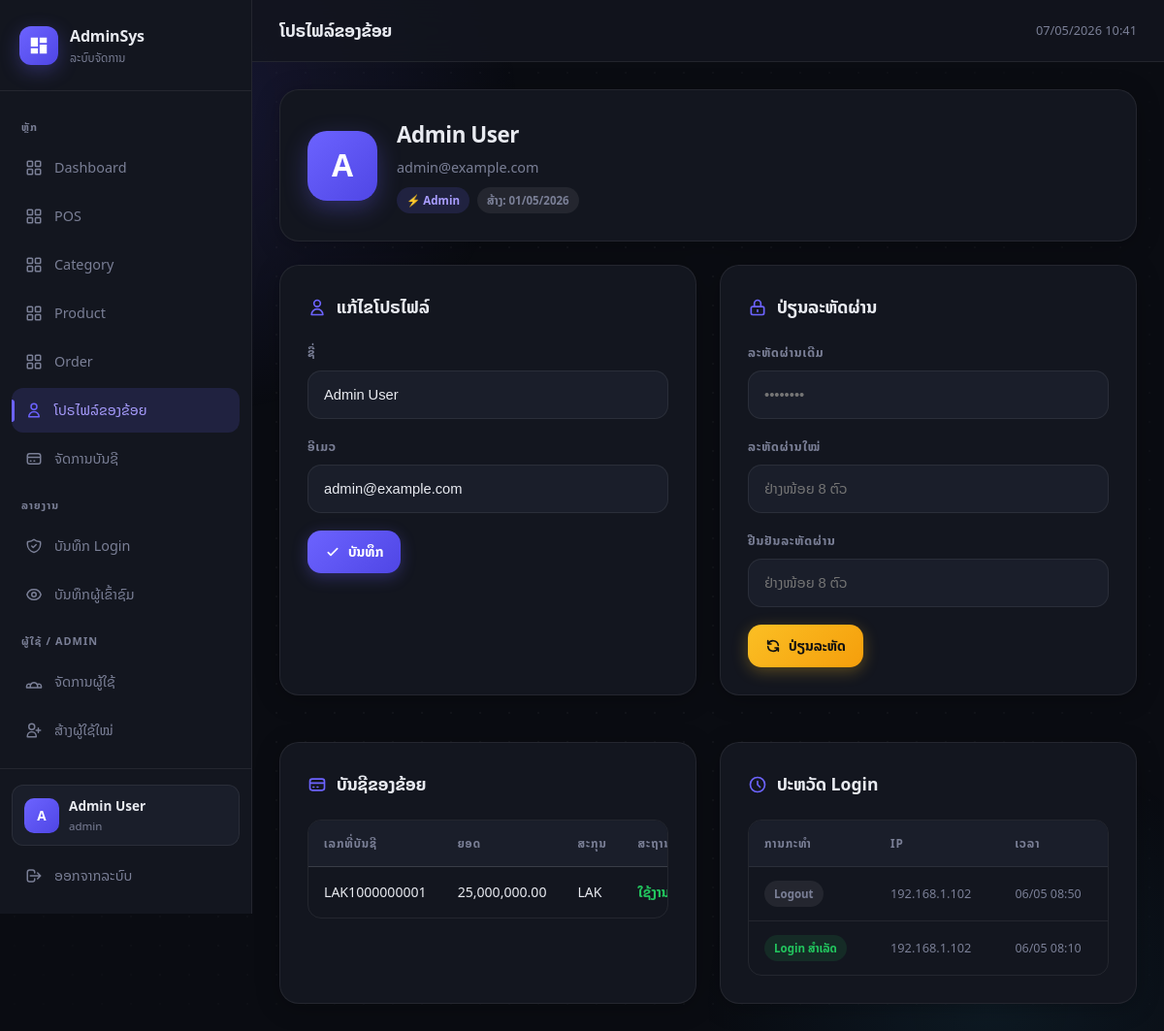
/src/profile/index.php (signed in), run on the app's committed database.
### tables this page shows
create table users (
    id int auto_increment primary key,
    name varchar(255) not null,
    email varchar(255) not null,
    password varchar(255) not null,
    role varchar(10) not null default 'user',  
    last_seen timestamp default current_timestamp,
    created_at timestamp default current_timestamp,
    updated_at timestamp default current_timestamp
);

create table accounts (
    id int auto_increment primary key,
    user_id int not null,
    account_number varchar(20) not null,
    balance decimal(18, 2) not null default 0.00,
    status varchar(10) not null default 'active',  
    currency varchar(3) not null default 'LAK',
    created_at timestamp default current_timestamp,
    updated_at timestamp default current_timestamp,
    foreign key (user_id) references users(id)
);

### src/profile/index.php (the view, shortened to what this page needs)
<?php
require_once __DIR__ . '/../../config/database.php';
$user_id = (int)$_SESSION['user_id'];
$stmt = $conn->prepare("SELECT * FROM users WHERE id=?");
$stmt->bind_param("i", $user_id);
$stmt->execute();
$user = $stmt->get_result()->fetch_assoc();
$accounts = $conn->query("SELECT * FROM accounts WHERE user_id=$user_id ORDER BY created_at DESC");
$auth_logs = $conn->query("SELECT action, ip_address, status_message, created_at FROM auth_logs WHERE user_id=$user_id ORDER BY created_at DESC LIMIT 8");
require_once __DIR__ . '/../../includes/layout/header.php';
?>
<div class="card" style="margin-bottom:24px;">
    <div style="display:flex;align-items:center;gap:20px;">
        <div style="width:72px;height:72px;border-radius:20px;background:linear-gradient(135deg,var(--accent),var(--accent-dark));display:flex;align-items:center;justify-content:center;font-size:2rem;font-weight:700;color:white;flex-shrink:0;box-shadow:0 8px 24px var(--accent-glow);">
            <?= strtoupper(mb_substr($user['name'], 0, 1)) ?>
        </div>
        <div>
            <div style="font-size:1.4rem;font-weight:700;letter-spacing:-0.02em;"><?= htmlspecialchars($user['name']) ?></div>
            <div style="color:var(--text-muted);font-size:0.9rem;margin-top:4px;"><?= htmlspecialchars($user['email']) ?></div>
            <div style="margin-top:8px;display:flex;gap:8px;">
                <?php if ($user['role'] === 'admin'): ?>
                    <span class="badge badge-accent">⚡ Admin</span>
                <?php elseif ($user['role'] === 'staff'): ?>
                    <span class="badge badge-success">🛠️ Staff</span>
                <?php else: ?>
                    <span class="badge badge-muted">👤 User</span>
                <?php endif; ?>
                <span class="badge badge-muted">ສ້າງ: <?= date('d/m/Y', strtotime($user['created_at'])) ?></span>
            </div>
        </div>
    </div>
</div>
<div style="display:grid;grid-template-columns:1fr 1fr;gap:24px;margin-bottom:24px;">
    <div class="card">
        <div class="card-header">
            <div class="card-title">
                <svg fill="none" stroke="currentColor" stroke-width="2" viewBox="0 0 24 24">
                    <path stroke-linecap="round" stroke-linejoin="round" d="M16 7a4 4 0 11-8 0 4 4 0 018 0zM12 14a7 7 0 00-7 7h14a7 7 0 00-7-7z"/>
                </svg>
                ແກ້ໄຂໂປຣໄຟລ໌
            </div>
        </div>
        <form method="POST">
            <div class="form-group">
                <label>ຊື່</label>
                <input type="text" name="name" value="<?= htmlspecialchars($user['name']) ?>" required>
            </div>
            <div class="form-group">
                <label>ອີເມວ</label>
                <input type="email" name="email" value="<?= htmlspecialchars($user['email']) ?>" required>
            </div>
            <button type="submit" class="btn btn-primary">
                <svg width="16" height="16" fill="none" stroke="currentColor" stroke-width="2.5" viewBox="0 0 24 24">
                    <path stroke-linecap="round" stroke-linejoin="round" d="M5 13l4 4L19 7"/>
                </svg>
                ບັນທຶກ
            </button>
        </form>
    </div>
    <div class="card">
        <div class="card-header">
            <div class="card-title">
                <svg fill="none" stroke="currentColor" stroke-width="2" viewBox="0 0 24 24">
                    <path stroke-linecap="round" stroke-linejoin="round" d="M12 15v2m-6 4h12a2 2 0 002-2v-6a2 2 0 00-2-2H6a2 2 0 00-2 2v6a2 2 0 002 2zm10-10V7a4 4 0 00-8 0v4h8z"/>
                </svg>
                ປ່ຽນລະຫັດຜ່ານ
            </div>
        </div>
        <form method="POST">
            <div class="form-group">
                <label>ລະຫັດຜ່ານເດີມ</label>
                <input type="password" name="current_password" placeholder="••••••••" required>
            </div>
            <div class="form-group">
                <label>ລະຫັດຜ່ານໃໝ່</label>
                <input type="password" name="new_password" placeholder="ຢ່າງໜ້ອຍ 8 ຕົວ" minlength="8" required>
            </div>
            <div class="form-group">
                <label>ຢືນຢັນລະຫັດຜ່ານ</label>
                <input type="password" name="confirm_password" placeholder="ຢ່າງໜ້ອຍ 8 ຕົວ" required>
            </div>
            <button type="submit" class="btn btn-warning">
                <svg width="16" height="16" fill="none" stroke="currentColor" stroke-width="2.5" viewBox="0 0 24 24">
                    <path stroke-linecap="round" stroke-linejoin="round" d="M4 4v5h.582m15.356 2A8.001 8.001 0 004.582 9m0 0H9m11 11v-5h-.581m0 0a8.003 8.003 0 01-15.357-2m15.357 2H15"/>
                </svg>
                ປ່ຽນລະຫັດ
            </button>
        </form>
    </div>
</div>
<div style="display:grid;grid-template-columns:1fr 1fr;gap:24px;">
    <div class="card">
        <div class="card-header">
            <div class="card-title">
                <svg fill="none" stroke="currentColor" stroke-width="2" viewBox="0 0 24 24">
                    <path stroke-linecap="round" stroke-linejoin="round" d="M3 10h18M7 15h1m4 0h1m-7 4h12a3 3 0 003-3V8a3 3 0 00-3-3H6a3 3 0 00-3 3v8a3 3 0 003 3z"/>
                </svg>
                ບັນຊີຂອງຂ້ອຍ
            </div>
        </div>
        <?php if ($accounts->num_rows > 0): ?>
        <div class="table-wrapper">
            <table>
                <thead><tr><th>ເລກທີ່ບັນຊີ</th><th>ຍອດ</th><th>ສະກຸນ</th><th>ສະຖານະ</th></tr></thead>
                <tbody>
                    <?php while ($a = $accounts->fetch_assoc()): ?>
                    <tr>
                        <td><?= htmlspecialchars($a['account_number']) ?></td>
                        <td><?= number_format($a['balance'], 2) ?></td>
                        <td><?= $a['currency'] ?></td>
                        <td class="status-<?= $a['status'] ?>"><?= $a['status'] === 'active' ? 'ໃຊ້ງານ' : 'ປິດ' ?></td>
                    </tr>
                    <?php endwhile; ?>
                </tbody>
            </table>
        </div>
        <?php endif; ?>
    </div>
    <div class="card">
        <div class="card-header">
            <div class="card-title">
                <svg fill="none" stroke="currentColor" stroke-width="2" viewBox="0 0 24 24">
                    <path stroke-linecap="round" stroke-linejoin="round" d="M12 8v4l3 3m6-3a9 9 0 11-18 0 9 9 0 0118 0z"/>
                </svg>
                ປະຫວັດ Login
            </div>
        </div>
        <div class="table-wrapper">
            <table>
                <thead><tr><th>ການກະທຳ</th><th>IP</th><th>ເວລາ</th></tr></thead>
                <tbody>
                    <?php while ($log = $auth_logs->fetch_assoc()): ?>
                    <tr>
                        <td>
                            <?php if ($log['action'] === 'login_success'): ?>
                                <span class="badge badge-success">Login ສຳເລັດ</span>
                            <?php elseif ($log['action'] === 'login_failed'): ?>
                                <span class="badge badge-error">Login ລົ້ມ</span>
                            <?php else: ?>
                                <span class="badge badge-muted">Logout</span>
                            <?php endif; ?>
                        </td>
                        <td style="font-size:0.8rem;color:var(--text-muted);"><?= htmlspecialchars($log['ip_address']) ?></td>
                        <td style="font-size:0.78rem;color:var(--text-muted);white-space:nowrap;"><?= date('d/m H:i', strtotime($log['created_at'])) ?></td>
                    </tr>
                    <?php endwhile; ?>
                </tbody>
            </table>
        </div>
    </div>
</div>
<?php
require_once __DIR__ . '/../../includes/layout/footer.php';
?>

### assets/css/admin.css (style rules this page uses)
*, *::before, *::after { box-sizing: border-box; margin: 0; padding: 0; }
:root { --bg: #0a0c12; --surface: #13161f; --surface-2: #1a1e2a; --border: rgba(255,255,255,0.07); --accent: #6c63ff; --accent-dark: #4f46e5; --accent-glow: rgba(108,99,255,0.30); --accent-light:#a89dff; --text: #e8eaf0; --text-muted: #7a7f96; --success: #22c55e; --success-bg: rgba(34,197,94,0.12); --error: #f87171; --error-bg: rgba(248,113,113,0.12); --warning: #fbbf24; --info: #38bdf8; --radius: 14px; --radius-lg: 20px; --sidebar-w: 260px; --topbar-h: 64px; --transition: 0.2s ease; }
body { background: var(--bg); color: var(--text); font-family: 'Noto Sans Lao', system-ui, sans-serif; min-height: 100vh; display: flex; overflow-x: hidden; }
body::before { content: ''; position: fixed; top: -20%; left: -15%; width: 60%; height: 60%; background: radial-gradient(ellipse, rgba(108,99,255,0.14) 0%, transparent 70%); pointer-events: none; animation: floatOrb 10s ease-in-out infinite alternate; z-index: 0; }
body::after { content: ''; position: fixed; bottom: -20%; right: -10%; width: 50%; height: 50%; background: radial-gradient(ellipse, rgba(56,189,248,0.08) 0%, transparent 70%); pointer-events: none; animation: floatOrb 14s ease-in-out infinite alternate-reverse; z-index: 0; }
.card { background: var(--surface); border: 1px solid var(--border); border-radius: var(--radius-lg); padding: 28px; margin-bottom: 24px; box-shadow: 0 4px 24px rgba(0,0,0,0.25); position: relative; overflow: hidden; }
.card-header { display: flex; align-items: center; justify-content: space-between; margin-bottom: 22px; }
.card-title { font-size: 1.1rem; font-weight: 600; display: flex; align-items: center; gap: 10px; }
.card-title svg { width: 20px; height: 20px; color: var(--accent); }
.table-wrapper { overflow-x: auto; border-radius: var(--radius); border: 1px solid var(--border); }
table { width: 100%; border-collapse: collapse; }
th, td { padding: 14px 16px; text-align: left; border-bottom: 1px solid var(--border); }
th { background: var(--surface-2); font-size: 0.73rem; font-weight: 700; text-transform: uppercase; letter-spacing: 0.08em; color: var(--text-muted); white-space: nowrap; }
td { font-size: 0.88rem; }
tr:last-child td { border-bottom: none; }
.badge { display: inline-flex; align-items: center; padding: 4px 10px; border-radius: 999px; font-size: 0.72rem; font-weight: 600; white-space: nowrap; }
.badge-success { background: var(--success-bg); color: var(--success); }
.badge-accent { background: rgba(108,99,255,0.15); color: var(--accent-light); }
.badge-muted { background: rgba(255,255,255,0.07); color: var(--text-muted); }
.status-active { color: var(--success); font-weight: 600; }
.btn { display: inline-flex; align-items: center; gap: 8px; padding: 10px 18px; border-radius: var(--radius); font-size: 0.88rem; font-weight: 600; font-family: 'Noto Sans Lao', sans-serif; cursor: pointer; border: none; text-decoration: none; transition: transform var(--transition), box-shadow var(--transition); white-space: nowrap; }
.btn svg { width: 16px; height: 16px; flex-shrink: 0; }
.btn-primary { background: linear-gradient(135deg, var(--accent), var(--accent-dark)); color: white; box-shadow: 0 4px 16px var(--accent-glow); }
.btn-warning { background: linear-gradient(135deg, var(--warning), #f59e0b); color: #111; box-shadow: 0 4px 16px rgba(251,191,36,0.3); }
.form-group { margin-bottom: 18px; }
label { display: block; font-size: 0.78rem; font-weight: 600; text-transform: uppercase; letter-spacing: 0.07em; color: var(--text-muted); margin-bottom: 8px; }
input[type="text"], input[type="number"], input[type="email"], input[type="password"], select { width: 100%; padding: 12px 16px; background: var(--surface-2); border: 1px solid var(--border); border-radius: var(--radius); color: var(--text); font-family: 'Noto Sans Lao', sans-serif; font-size: 0.92rem; outline: none; transition: border-color var(--transition), box-shadow var(--transition); }

### data on the page
users: name "A", name "Admin User", email "admin@example.com", created_at "01/05/2026"
accounts: account_number "LAK1000000001", balance "25,000,000.00", currency "LAK", status "ໃຊ້ງານ"

### other printed values
$user_initial "A"
$user_name "Admin User"
$user_role "admin"
$page_title "ໂປຣໄຟລ໌ຂອງຂ້ອຍ"
$log['ip_address'] "192.168.1.102"
date('d/m H:i', strtotime($log['created_at'])) "06/05 08:50"
date('d/m H:i', strtotime($log['created_at'])) "06/05 08:10"
